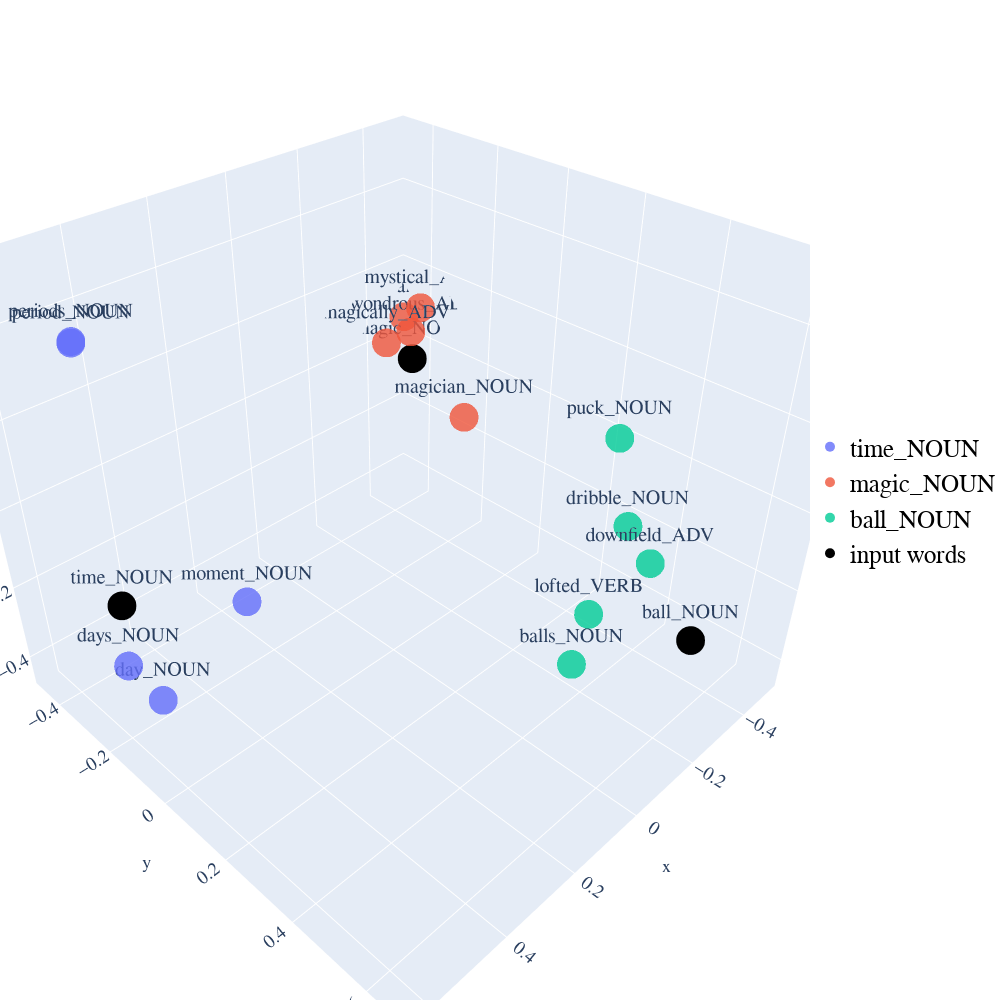

The notebook cell this image was saved under:
### Markdown cell above
### Plotanje tehnikom PCA u 3 dimenzije:

### Code cell
import plotly
import numpy as np
import plotly.graph_objs as go
from sklearn.decomposition import PCA

def display_pca_scatterplot_3D(model, user_input=None, words=None, label=None, color_map=None, topn=5, sample=10):

    if words == None:
        if sample > 0:
            words = np.random.choice(list(model.vocab.keys()), sample)
        else:
            words = [ word for word in model.vocab ]
    
    word_vectors = np.array([model[w] for w in words])
    
    three_dim = PCA(random_state=0).fit_transform(word_vectors)[:,:3]

    data = []
    count = 0
    
    for i in range (len(user_input)):

                trace = go.Scatter3d(
                    x = three_dim[count:count+topn,0], 
                    y = three_dim[count:count+topn,1],  
                    z = three_dim[count:count+topn,2],
                    text = words[count:count+topn],
                    name = user_input[i],
                    textposition = "top center",
                    textfont_size = 20,
                    mode = 'markers+text',
                    marker = {
                        'size': 10,
                        'opacity': 0.8,
                        'color': 2
                    }
       
                )
            
                data.append(trace)
                count = count+topn

    trace_input = go.Scatter3d(
                    x = three_dim[count:,0], 
                    y = three_dim[count:,1],  
                    z = three_dim[count:,2],
                    text = words[count:],
                    name = 'input words',
                    textposition = "top center",
                    textfont_size = 20,
                    mode = 'markers+text',
                    marker = {
                        'size': 10,
                        'opacity': 1,
                        'color': 'black'
                    }
                    )

    data.append(trace_input)
    
# Configure the layout

    layout = go.Layout(
        margin = {'l': 0, 'r': 0, 'b': 0, 't': 0},
        showlegend=True,
        legend=dict(
        x=1,
        y=0.5,
        font=dict(
            family="Courier New",
            size=25,
            color="black"
        )),
        font = dict(
            family = " Courier New ",
            size = 15),
        autosize = False,
        width = 1000,
        height = 1000
        )


    plot_figure = go.Figure(data = data, layout = layout)
    plot_figure.show()
    
display_pca_scatterplot_3D(word_vectors, user_input, similar_word, labels, color_map)

### Figure 1 — Plotly figure (JSON) as saved in the notebook; plotly's stock layout.template omitted (floating-point values rounded to 4 significant figures)
{"data": [{"marker": {"color": 2, "opacity": 0.8, "size": 10}, "mode": "markers+text", "name": "time_NOUN", "text": ["day_NOUN", "moment_NOUN", "days_NOUN", "period_NOUN", "periods_NOUN"], "textfont": {"size": 20}, "textposition": "top center", "type": "scatter3d", "x": [0.5011, 0.2722, 0.5555, 0.6227, 0.6056], "y": [-0.2212, -0.1904, -0.2473, -0.1188, -0.1502], "z": [-0.4505, -0.2836, -0.3284, 0.5225, 0.5073]}, {"marker": {"color": 2, "opacity": 0.8, "size": 10}, "mode": "markers+text", "name": "magic_NOUN", "text": ["magical_ADJ", "magician_NOUN", "wondrous_ADJ", "magically_ADV", "mystical_ADJ"], "textfont": {"size": 20}, "textposition": "top center", "type": "scatter3d", "x": [-0.4956, -0.3713, -0.4262, -0.3419, -0.4596], "y": [-0.4635, -0.1338, -0.3695, -0.3696, -0.369], "z": [0.05221, -0.05475, 0.06832, 0.06897, 0.1231]}, {"marker": {"color": 2, "opacity": 0.8, "size": 10}, "mode": "markers+text", "name": "ball_NOUN", "text": ["balls_NOUN", "downfield_ADV", "dribble_NOUN", "puck_NOUN", "lofted_VERB"], "textfont": {"size": 20}, "textposition": "top center", "type": "scatter3d", "x": [-0.09728, -0.1017, -0.1151, -0.03223, -0.07298], "y": [0.4384, 0.5877, 0.5205, 0.5327, 0.4831], "z": [-0.3023, 0.05061, 0.09532, 0.3353, -0.121]}, {"marker": {"color": "black", "opacity": 1, "size": 10}, "mode": "markers+text", "name": "input words", "text": ["time_NOUN", "magic_NOUN", "ball_NOUN"], "textfont": {"size": 20}, "textposition": "top center", "type": "scatter3d", "x": [0.5659, -0.4485, -0.1607], "y": [-0.2103, -0.386, 0.667], "z": [-0.1313, -0.02195, -0.1298]}], "layout": {"autosize": false, "font": {"family": " Courier New ", "size": 15}, "height": 1000, "legend": {"font": {"color": "black", "family": "Courier New", "size": 25}, "x": 1, "y": 0.5}, "margin": {"b": 0, "l": 0, "r": 0, "t": 0}, "showlegend": true, "width": 1000}}
